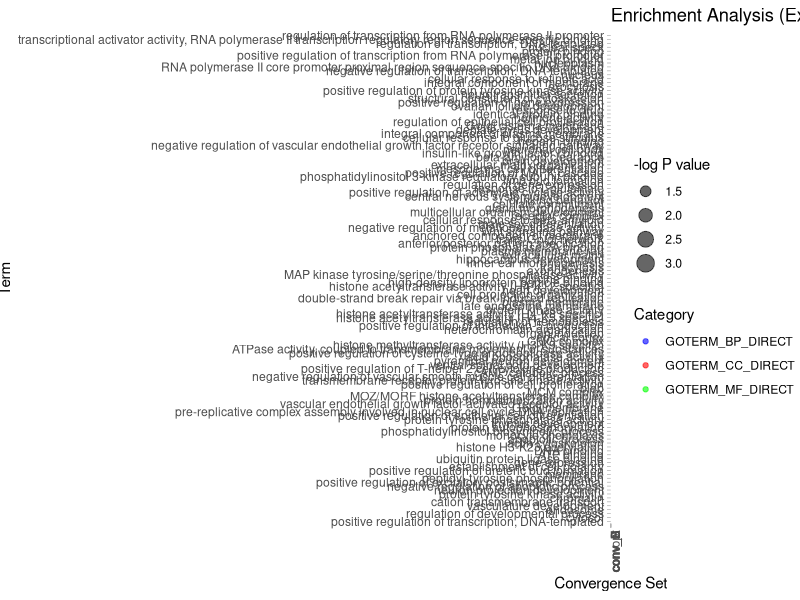
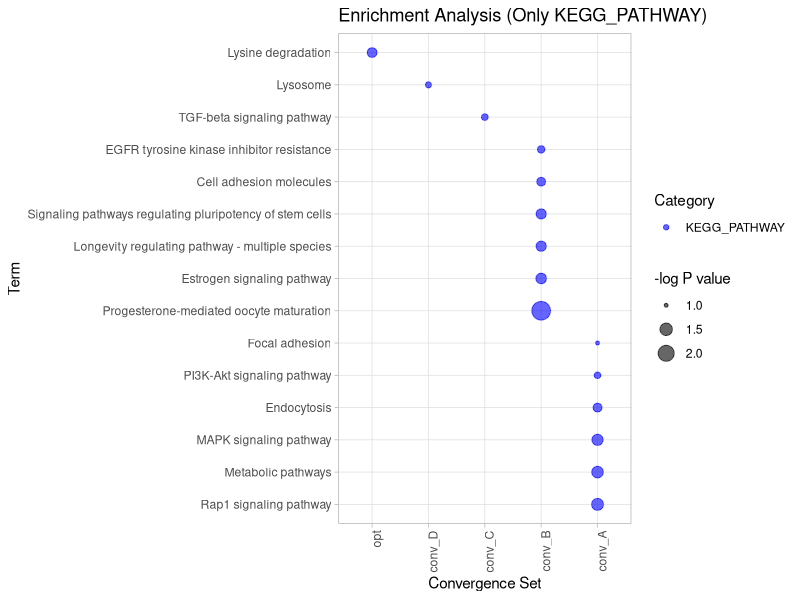

These charts were generated, in order, by the following R code:
# Load ggplot2 and dplyr packages
library(ggplot2)
library(dplyr)

# Read the data and rename columns
df <- read.csv("start.csv")
colnames(df) <- c("Category", "Term", "Count", "Percent", "P_val", "Benjamini", "Convergence")

# Transform P_val to get -log(P_val) with a lower cap of 1e-10
df <- df %>%
  mutate(P_val = pmax(P_val, 1e-10),
         neg_log_P_val = -log10(P_val))

# Function to create plots
create_plot <- function(data_frame, title) {
  data_frame %>%
    arrange(desc(Convergence), desc(P_val)) %>%
    mutate(
      Term = factor(Term, levels = rev(unique(Term))),
      Convergence = factor(Convergence, levels = c("opt", "conv_E", "conv_D", "conv_C", "conv_B", "conv_A")) # Reversed order
    ) %>%
    ggplot(aes(x = Convergence, y = Term, size = neg_log_P_val, color = Category)) +
    geom_point(alpha = 0.6) +
    scale_color_manual(values = c("blue", "red", "green", "purple")) + # Adjust colors as needed
    labs(title = title,
         size = "-log P value",
         color = "Category",
         y = "Term",
         x = "Convergence Set") +
    theme_light() +
    theme(legend.position = "right", axis.text.x = element_text(angle = 90, hjust = 1))
}

# Plot excluding KEGG_PATHWAY
df_excluding_kegg <- filter(df, Category != "KEGG_PATHWAY")
plot_excluding_kegg <- create_plot(df_excluding_kegg, "Enrichment Analysis (Excluding KEGG_PATHWAY)")
print(plot_excluding_kegg)

# Plot including only KEGG_PATHWAY
df_only_kegg <- filter(df, Category == "KEGG_PATHWAY")
plot_only_kegg <- create_plot(df_only_kegg, "Enrichment Analysis (Only KEGG_PATHWAY)")
print(plot_only_kegg)
